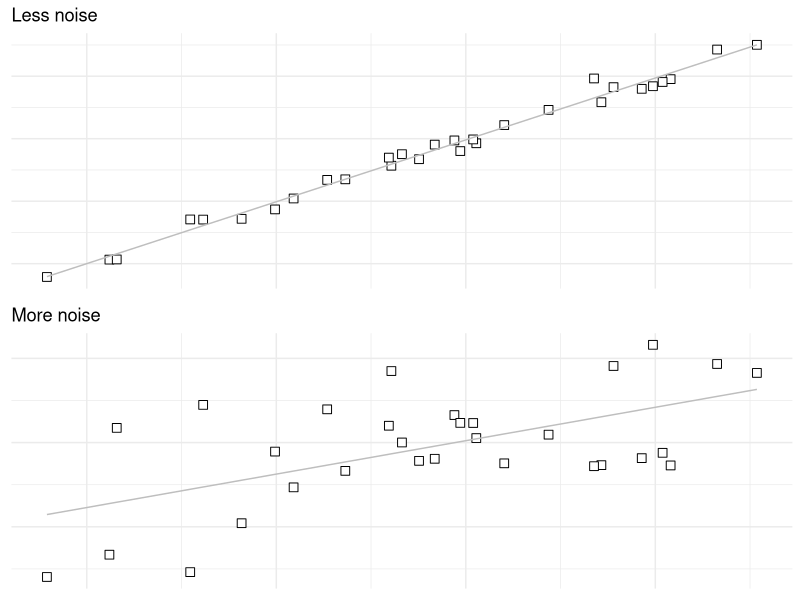
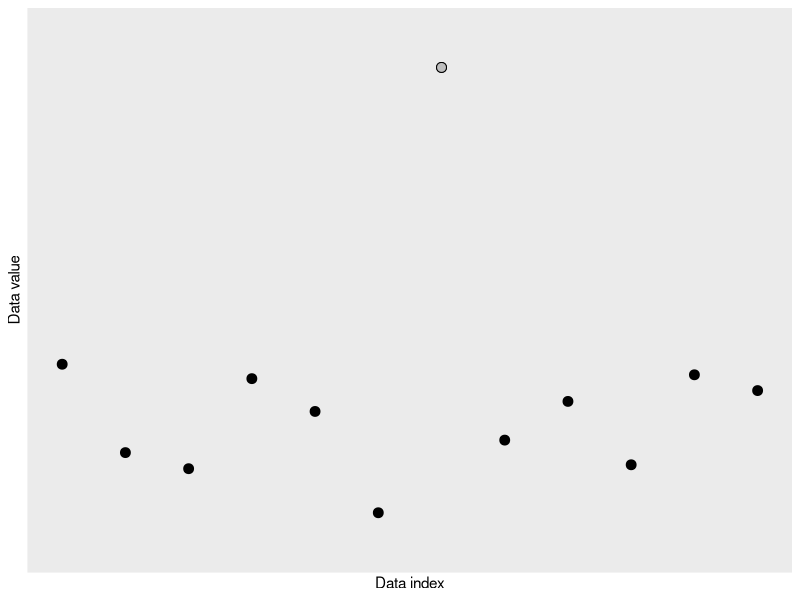

The R source for these figures, in order:
## ---- chunk 1
library(ggplot2)
library(gridExtra)
## ---- chunk 2
n <- 30
x <- rnorm(n)
y1 <- x + rnorm(n) / 10
y2 <- x + rnorm(n)
## ---- chunk 3
fit1 <- lm(y1 ~ x)
fit2 <- lm(y2 ~ x)
## ---- chunk 4
data1 <- data.frame(x=x, y=y1, fitted = fitted(fit1))
data2 <- data.frame(x=x, y=y2, fitted = fitted(fit2))
## ---- chunk 5
p1 <- ggplot(data1, aes(x=x, y=y)) +
  geom_point(color = 'black', shape = 22, fill = 'white', size = 3) +
  geom_line(aes(y = fitted), color = 'gray') +
  ggtitle('Less noise') +
  theme_minimal() +
  theme(axis.title.x = element_blank(), axis.text.x = element_blank(), axis.ticks.x = element_blank(),
        axis.title.y = element_blank(), axis.text.y = element_blank(), axis.ticks.y = element_blank())

p2 <- ggplot(data2, aes(x=x, y=y)) +
  geom_point(color='black', shape=22, fill='white', size=3) +
  geom_line(aes(y=fitted), color='gray') +
  ggtitle('More noise') +
  theme_minimal() +
  theme(axis.title.x=element_blank(), axis.text.x=element_blank(), axis.ticks.x=element_blank(),
        axis.title.y=element_blank(), axis.text.y=element_blank(), axis.ticks.y=element_blank())
## ---- chunk 6
P = grid.arrange(p1,p2,ncol=1)
## ---- chunk 7
X <- rnorm(12)  # some random data
X[7] <- 2 * pi  # create one outlier
## ---- chunk 8
data <- data.frame(index=1:12, value=X)
## ---- chunk 9
p <- ggplot(data, aes(x=index, y=value)) +
  geom_point(shape=21, color='black', fill='black', size=3) +  # Normal points
  geom_point(data=data[7,], aes(x=index, y=value), shape=21, color='black', size=3, fill='gray') +  # Outlier point
  scale_x_continuous(breaks=NULL) +  # No x-axis ticks
  scale_y_continuous(limits = c(min(X)-.6, max(X)+.6), breaks=NULL) +  # y-axis limits and no y-axis ticks
  xlab('Data index') +
  ylab('Data value')
## ---- chunk 10
print(p)
